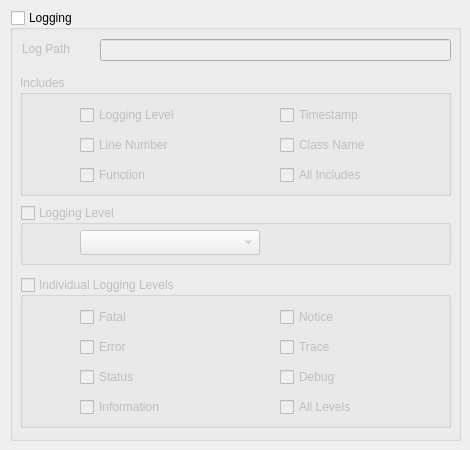
     <widget class="QWidget" name="tabLogging">
      <attribute name="title">
       <string>Logging</string>
      </attribute>
      <widget class="QGroupBox" name="loggingGrpBox">
       <property name="geometry">
        <rect>
         <x>10</x>
         <y>10</y>
         <width>451</width>
         <height>431</height>
        </rect>
       </property>
       <property name="toolTip">
        <string>Uncheck to disable logging</string>
       </property>
       <property name="title">
        <string>Logging</string>
       </property>
       <property name="checkable">
        <bool>true</bool>
       </property>
       <property name="checked">
        <bool>false</bool>
       </property>
       <widget class="QLabel" name="label_11">
        <property name="geometry">
         <rect>
          <x>12</x>
          <y>29</y>
          <width>81</width>
          <height>20</height>
         </rect>
        </property>
        <property name="text">
         <string>Log Path</string>
        </property>
       </widget>
       <widget class="QLineEdit" name="logPathEdit">
        <property name="enabled">
         <bool>true</bool>
        </property>
        <property name="geometry">
         <rect>
          <x>90</x>
          <y>29</y>
          <width>351</width>
          <height>22</height>
         </rect>
        </property>
        <property name="toolTip">
         <string>Log file path</string>
        </property>
        <property name="readOnly">
         <bool>true</bool>
        </property>
       </widget>
       <widget class="QGroupBox" name="includesGrpBox">
        <property name="geometry">
         <rect>
          <x>10</x>
          <y>65</y>
          <width>431</width>
          <height>121</height>
         </rect>
        </property>
        <property name="toolTip">
         <string>Attributes to include in log output. Select all that apply</string>
        </property>
        <property name="title">
         <string>Includes</string>
        </property>
        <widget class="QCheckBox" name="includeLogLevelBox">
         <property name="geometry">
          <rect>
           <x>60</x>
           <y>30</y>
           <width>181</width>
           <height>20</height>
          </rect>
         </property>
         <property name="toolTip">
          <string>Include the level of logging</string>
         </property>
         <property name="text">
          <string>Logging Level</string>
         </property>
         <property name="checked">
          <bool>false</bool>
         </property>
        </widget>
        <widget class="QCheckBox" name="includeTimestampBox">
         <property name="geometry">
          <rect>
           <x>260</x>
           <y>30</y>
           <width>161</width>
           <height>20</height>
          </rect>
         </property>
         <property name="toolTip">
          <string>Include the timestamp of the logged message</string>
         </property>
         <property name="text">
          <string>Timestamp</string>
         </property>
        </widget>
        <widget class="QCheckBox" name="includeLineNumberBox">
         <property name="geometry">
          <rect>
           <x>60</x>
           <y>60</y>
           <width>181</width>
           <height>20</height>
          </rect>
         </property>
         <property name="toolTip">
          <string>Include the log message class line number</string>
         </property>
         <property name="text">
          <string>Line Number</string>
         </property>
        </widget>
        <widget class="QCheckBox" name="includeFileNameBox">
         <property name="geometry">
          <rect>
           <x>260</x>
           <y>60</y>
           <width>161</width>
           <height>20</height>
          </rect>
         </property>
         <property name="toolTip">
          <string>Include the class name that generated the log message</string>
         </property>
         <property name="text">
          <string>Class Name</string>
         </property>
        </widget>
        <widget class="QCheckBox" name="includeFunctionBox">
         <property name="geometry">
          <rect>
           <x>60</x>
           <y>90</y>
           <width>181</width>
           <height>20</height>
          </rect>
         </property>
         <property name="toolTip">
          <string>Include the log message class function</string>
         </property>
         <property name="text">
          <string>Function</string>
         </property>
        </widget>
        <widget class="QCheckBox" name="includeAllLogAttribBox">
         <property name="geometry">
          <rect>
           <x>260</x>
           <y>90</y>
           <width>161</width>
           <height>20</height>
          </rect>
         </property>
         <property name="toolTip">
          <string>Include the class name that generated the log message</string>
         </property>
         <property name="text">
          <string>All Includes</string>
         </property>
         <property name="checked">
          <bool>false</bool>
         </property>
        </widget>
       </widget>
       <widget class="QGroupBox" name="logLevelsGrpBox">
        <property name="geometry">
         <rect>
          <x>10</x>
          <y>267</y>
          <width>431</width>
          <height>151</height>
         </rect>
        </property>
        <property name="toolTip">
         <string>Select individual logging levels as needed. </string>
        </property>
        <property name="title">
         <string>Individual Logging Levels</string>
        </property>
        <property name="checkable">
         <bool>true</bool>
        </property>
        <property name="checked">
         <bool>false</bool>
        </property>
        <widget class="QCheckBox" name="fatalLevelBox">
         <property name="geometry">
          <rect>
           <x>60</x>
           <y>30</y>
           <width>181</width>
           <height>20</height>
          </rect>
         </property>
         <property name="toolTip">
          <string>Log Fatal messages</string>
         </property>
         <property name="text">
          <string>Fatal</string>
         </property>
         <property name="checked">
          <bool>false</bool>
         </property>
        </widget>
        <widget class="QCheckBox" name="noticeLevelBox">
         <property name="geometry">
          <rect>
           <x>260</x>
           <y>30</y>
           <width>161</width>
           <height>20</height>
          </rect>
         </property>
         <property name="toolTip">
          <string>Log Notice messages</string>
         </property>
         <property name="text">
          <string>Notice</string>
         </property>
        </widget>
        <widget class="QCheckBox" name="traceLevelBox">
         <property name="geometry">
          <rect>
           <x>260</x>
           <y>60</y>
           <width>161</width>
           <height>20</height>
          </rect>
         </property>
         <property name="toolTip">
          <string>Log Trace messages</string>
         </property>
         <property name="text">
          <string>Trace</string>
         </property>
        </widget>
        <widget class="QCheckBox" name="errorLevelBox">
         <property name="geometry">
          <rect>
           <x>60</x>
           <y>60</y>
           <width>181</width>
           <height>20</height>
          </rect>
         </property>
         <property name="toolTip">
          <string>Log Error messages</string>
         </property>
         <property name="text">
          <string>Error</string>
         </property>
         <property name="checked">
          <bool>false</bool>
         </property>
        </widget>
        <widget class="QCheckBox" name="debugLevelBox">
         <property name="geometry">
          <rect>
           <x>260</x>
           <y>90</y>
           <width>161</width>
           <height>20</height>
          </rect>
         </property>
         <property name="toolTip">
          <string>Log Debug messages</string>
         </property>
         <property name="text">
          <string>Debug</string>
         </property>
        </widget>
        <widget class="QCheckBox" name="statusLevelBox">
         <property name="geometry">
          <rect>
           <x>60</x>
           <y>90</y>
           <width>181</width>
           <height>20</height>
          </rect>
         </property>
         <property name="toolTip">
          <string>Log Status messages</string>
         </property>
         <property name="text">
          <string>Status</string>
         </property>
         <property name="checked">
          <bool>false</bool>
         </property>
        </widget>
        <widget class="QCheckBox" name="allLogLevelsBox">
         <property name="geometry">
          <rect>
           <x>260</x>
           <y>120</y>
           <width>161</width>
           <height>20</height>
          </rect>
         </property>
         <property name="toolTip">
          <string>Log all messages</string>
         </property>
         <property name="text">
          <string>All Levels</string>
         </property>
        </widget>
        <widget class="QCheckBox" name="infoLevelBox">
         <property name="geometry">
          <rect>
           <x>60</x>
           <y>120</y>
           <width>181</width>
           <height>20</height>
          </rect>
         </property>
         <property name="toolTip">
          <string>Log Information messages</string>
         </property>
         <property name="text">
          <string>Information</string>
         </property>
        </widget>
       </widget>
       <widget class="QGroupBox" name="logLevelGrpBox">
        <property name="geometry">
         <rect>
          <x>10</x>
          <y>195</y>
          <width>431</width>
          <height>60</height>
         </rect>
        </property>
        <property name="toolTip">
         <string>Select logging level as needed. Levels below the selected level will also be logged.</string>
        </property>
        <property name="layoutDirection">
         <enum>Qt::LeftToRight</enum>
        </property>
        <property name="title">
         <string>Logging Level</string>
        </property>
        <property name="checkable">
         <bool>true</bool>
        </property>
        <property name="checked">
         <bool>false</bool>
        </property>
        <widget class="QComboBox" name="logLevelCombo">
         <property name="geometry">
          <rect>
           <x>60</x>
           <y>25</y>
           <width>180</width>
           <height>25</height>
          </rect>
         </property>
        </widget>
       </widget>
       <widget class="QLabel" name="logValiationLbl">
        <property name="geometry">
         <rect>
          <x>20</x>
          <y>60</y>
          <width>421</width>
          <height>20</height>
         </rect>
        </property>
        <property name="text">
         <string/>
        </property>
       </widget>
      </widget>
     </widget>
